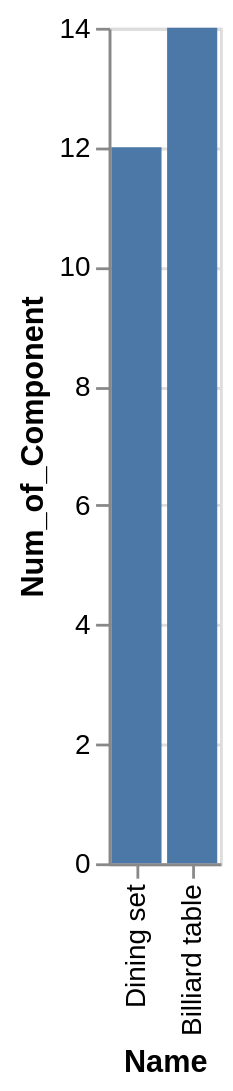

Specify this chart in Vega-Lite:
### Vega-Lite specification from a JSON file in a GitHub repository (floating-point values rounded to 4 significant figures)
{"data": {"values": [{"x_data": "Dining set", "y_data": 12}, {"x_data": "Billiard table", "y_data": 14}]}, "mark": "bar", "encoding": {"x": {"field": "x_data", "type": "nominal", "title": "Name", "sort": "descending"}, "y": {"field": "y_data", "type": "quantitative", "title": "Num_of_Component"}}}
